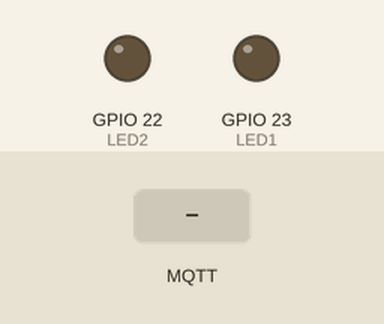
This sketch was run on a simulated ESP32. Parts: output pins drawn as LEDs (lit = HIGH). The test bench sets the inputs (shaded band). WiFi joins after 1.5 s; servers stay silent unless stated; no MQTT or app messages arrive unless stated.

Above: at 2.7 s.
2.8 s: MQTT message "ON" arrives on the first subscribed topic
At 4.0 s:
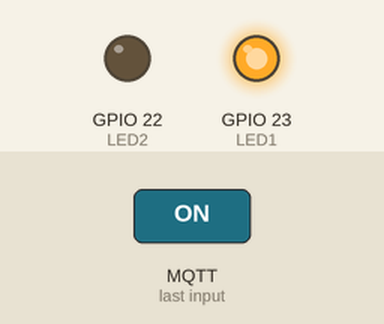
4.3 s: MQTT message "ON" arrives on the second subscribed topic
At 5.1 s:
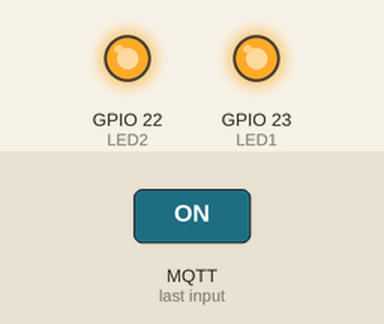
Timing chart, 0 to 7.3 s (numbered marks = the images above; inputs shaded):
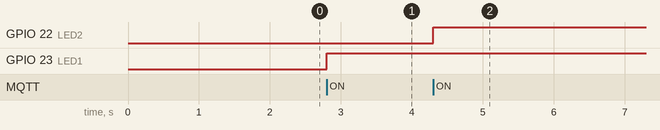

Measured:
- after the input at 2.8 s, GPIO 23 (LED1): LOW → HIGH at once
- after the input at 4.3 s, GPIO 22 (LED2): LOW → HIGH at once

The sketch:

esp32_leds.ino
```cpp
#include <WiFi.h>
#include <PubSubClient.h>
const char* SSID="WIFI_LAB", *SENHA="SENHA_WIFI";
const char* BROKER="192.168.1.100";
const char* BASE="lab/grupo01";
const int LED1=23, LED2=22;
WiFiClient rede; PubSubClient mqtt(rede);
bool e1=false, e2=false;
void publicarEstados(){
  mqtt.publish("lab/grupo01/led1/state",e1?"ON":"OFF",true);
  mqtt.publish("lab/grupo01/led2/state",e2?"ON":"OFF",true);
}
void mensagem(char* topico, byte* dados, unsigned int n){
  String valor="";
  for(unsigned int i=0;i<n;i++) valor+=(char)dados[i];
  if(valor!="ON" && valor!="OFF") return;
  String t=String(topico);
  if(t=="lab/grupo01/led1/set"){
    e1=(valor=="ON"); digitalWrite(LED1,e1); publicarEstados();
  } else if(t=="lab/grupo01/led2/set"){
    e2=(valor=="ON"); digitalWrite(LED2,e2); publicarEstados();
  }
}
void conectar(){
  while(!mqtt.connected()){
    if(mqtt.connect("esp32-grupo01")){
      mqtt.subscribe("lab/grupo01/led1/set");
      mqtt.subscribe("lab/grupo01/led2/set");
      publicarEstados();
    } else delay(2000);
  }
}
void setup(){
  Serial.begin(115200);
  pinMode(LED1,OUTPUT); pinMode(LED2,OUTPUT);
  digitalWrite(LED1,LOW); digitalWrite(LED2,LOW);
  WiFi.begin(SSID,SENHA);
  while(WiFi.status()!=WL_CONNECTED) delay(500);
  mqtt.setServer(BROKER,1883); mqtt.setCallback(mensagem);
}
void loop(){if(!mqtt.connected()) conectar(); mqtt.loop();}
```
